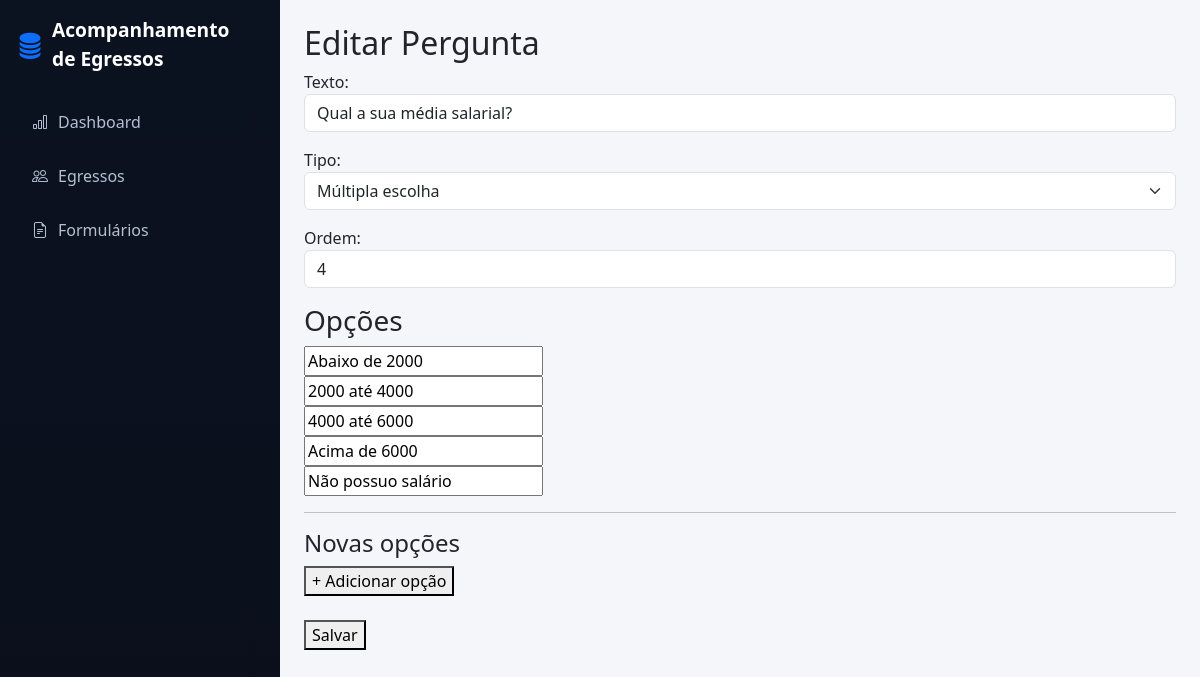
Page /formularios/31/editar_pergunta/ on the committed database.
### apps/formularios/models.py (models this page shows, shortened)
class Pergunta(models.Model):
    TIPO_TEXTO = 'texto'
    TIPO_NUMERO = 'numero'
    TIPO_ESCOLHA = 'escolha'
    TIPO_BOOLEANO = 'booleano'
    TIPOS = [
        (TIPO_TEXTO, 'Texto'),
        (TIPO_NUMERO, 'Número'),
        (TIPO_ESCOLHA, 'Múltipla escolha'),
        (TIPO_BOOLEANO, 'Sim / Não'),
    ]
    formulario = models.ForeignKey(Formulario, on_delete=models.CASCADE, related_name='perguntas')
    texto = models.CharField(max_length=300)
    tipo = models.CharField(max_length=20, choices=TIPOS)
    obrigatoria = models.BooleanField(default=True)
    ordem = models.PositiveIntegerField()
    class Meta:
        ordering = ['ordem']

class Opcao(models.Model):
    pergunta = models.ForeignKey(Pergunta, on_delete=models.CASCADE, related_name='opcoes')
    texto = models.CharField(max_length=200)

### apps/formularios/views.py (the view)
# urls.py: path('<int:pergunta_id>/editar_pergunta/', views.editar_pergunta, name='editar_pergunta'),
def editar_pergunta(request, pergunta_id):
    pergunta = get_object_or_404(Pergunta, id=pergunta_id)
    formulario = pergunta.formulario
    if request.method == 'POST':
        form = PerguntaForm(request.POST, instance=pergunta)
        if form.is_valid():
            pergunta = form.save()
            if pergunta.tipo == 'escolha':
                opcao_ids = request.POST.getlist('opcao_id')
                for opcao_id in opcao_ids:
                    texto = request.POST.get(f'opcao_texto_{opcao_id}')
                    if texto:
                        Opcao.objects.filter(
                            id=opcao_id,
                            pergunta=pergunta
                        ).update(texto=texto)
                novas_opcoes = request.POST.getlist('novas_opcoes')
                for texto in novas_opcoes:
                    if texto.strip():
                        Opcao.objects.create(
                            pergunta=pergunta,
                            texto=texto
                        )
            return redirect(
                'formularios:editar_formulario',
                formulario_id=formulario.id
            )
    else:
        form = PerguntaForm(instance=pergunta)
    return render(request, 'formularios/editar_pergunta.html', {
        'form': form,
        'formulario': formulario,
        'pergunta': pergunta
    })

### apps/formularios/forms.py
class PerguntaForm(forms.ModelForm):
    class Meta:
        model = Pergunta
        fields = ['texto', 'tipo', 'ordem']
        widgets = {
            'texto': forms.TextInput(attrs={
                'class': 'form-control',
                'placeholder': 'Digite o texto da pergunta'
            }),
            'tipo': forms.Select(attrs={
                'class': 'form-select'
            }),
            'ordem': forms.NumberInput(attrs={
                'class': 'form-control',
                'placeholder': 'Ordem da pergunta'
            }),
        }

### apps/formularios/templates/formularios/editar_pergunta.html (shortened to what this page needs)
{% extends 'base.html' %}
{% block content %}
<h2>Editar Pergunta</h2>
<form method="post">
    {{ form.as_p }}
    {% if pergunta.tipo == 'escolha' %}
        <h3>Opções</h3>
        {% for opcao in pergunta.opcoes.all %}
            <div>
                <input
                    type="text"
                    name="opcao_texto_{{ opcao.id }}"
                    value="{{ opcao.texto }}"
                >
            </div>
        {% endfor %}
        <hr>
        <h4>Novas opções</h4>
        <button type="button" onclick="adicionarOpcao()">
            + Adicionar opção
        </button>
    {% endif %}
    <br><br>
    <button type="submit">Salvar</button>
</form>
{% endblock %}

### apps/core/templates/base.html (style rules this page uses)
body { min-height: 100vh; background-color: #f5f6fa; }

### rows in the picture
Pergunta: texto "Qual a sua média salarial?", tipo "Múltipla escolha", ordem "4"
Opcao: texto "Abaixo de 2000"
Opcao: texto "2000 até 4000"
Opcao: texto "4000 até 6000"
Opcao: texto "Acima de 6000"
Opcao: texto "Não possuo salário"
